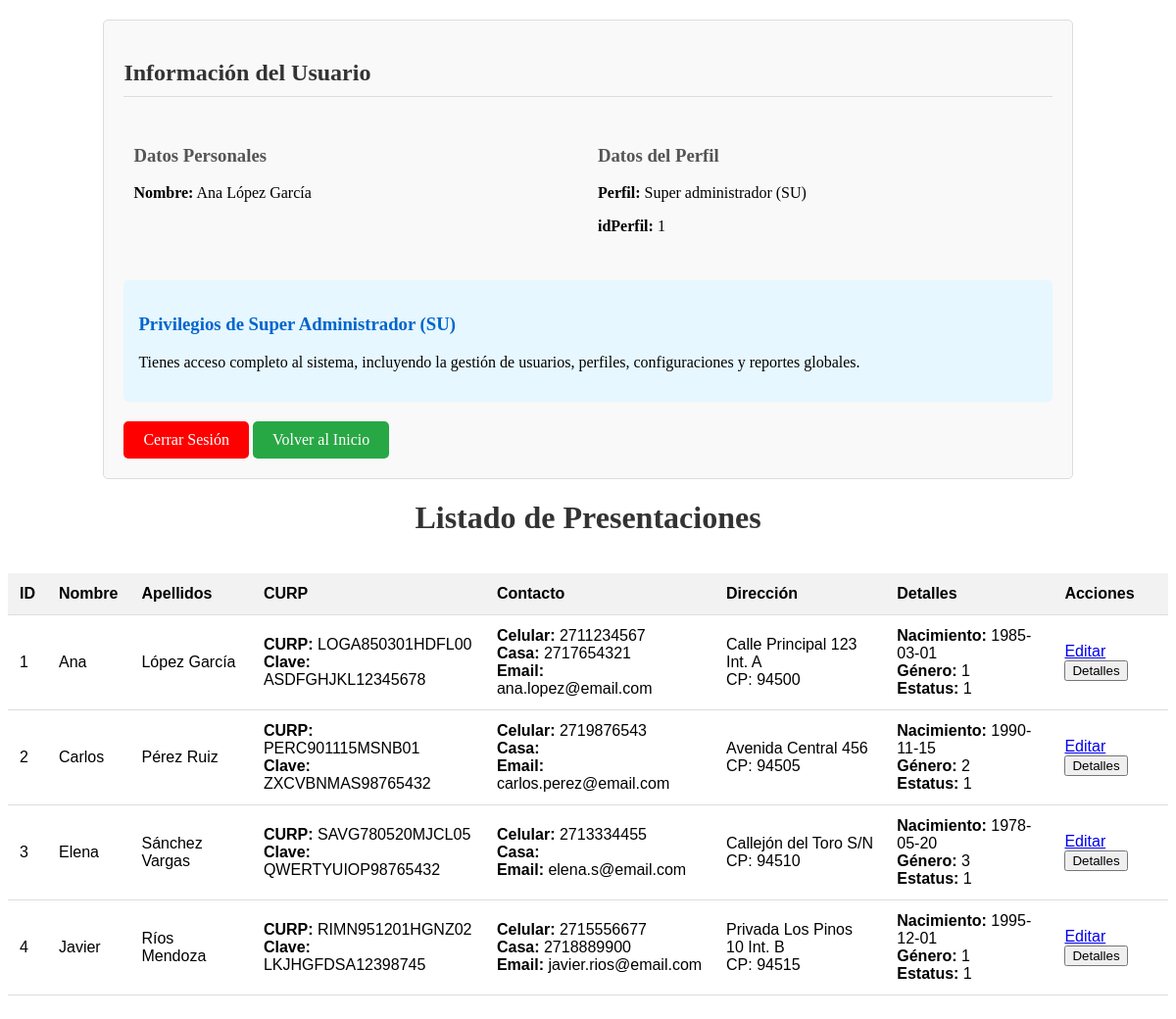
Screenshot of /vistas/obtener_personas.php (signed in) with the database file from the repository.
### tables this page shows
CREATE TABLE `dbo_usuarios` (
  `idUsuario` int(10) NOT NULL,
  `nombre` varchar(70) NOT NULL,
  `primApellido` varchar(70) NOT NULL,
  `segApellido` varchar(70) NOT NULL,
  `usuario` varchar(10) NOT NULL,
  `password` varchar(50) NOT NULL,
  `idPerfil` int(10) NOT NULL,
  `idPartido` int(10) DEFAULT NULL,
  `idPersona` int(10) DEFAULT NULL,
  `idCoordinador` int(11) DEFAULT NULL,
  `idTestigo` int(11) DEFAULT NULL,
  `estatus` int(10) NOT NULL DEFAULT 1 COMMENT '1: Activo | 0: Inactivo'
);

CREATE TABLE `dbo_login_perfiles` (
  `idPerfil` int(11) NOT NULL,
  `perfil` varchar(200) NOT NULL,
  `alias` char(3) NOT NULL
);

CREATE TABLE `dbo_personas` (
  `idPersona` int(10) NOT NULL,
  `nombre` varchar(70) NOT NULL,
  `primApellido` varchar(70) NOT NULL,
  `segApellido` varchar(70) NOT NULL,
  `curp` char(18) NOT NULL,
  `claveElector` char(18) NOT NULL,
  `telefonoCelular` char(10) NOT NULL,
  `telefonoCasa` char(10) DEFAULT NULL,
  `correo` varchar(100) NOT NULL,
  `fecNacimiento` date NOT NULL,
  `calle` varchar(70) NOT NULL,
  `noExterior` varchar(10) DEFAULT NULL,
  `noInterior` varchar(10) DEFAULT NULL,
  `codigoPostal` char(5) NOT NULL,
  `idEstado` int(10) NOT NULL,
  `idMunicipio` int(10) NOT NULL,
  `idColonia` int(10) NOT NULL,
  `idPersonaTipoSangre` int(10) NOT NULL,
  `idPersonaOcupacion` int(10) NOT NULL,
  `idPersonaGradoAcademico` int(10) NOT NULL,
  `idPersonaPoblacion` int(10) NOT NULL,
  `idPersonaEstadoApoyo` int(10) NOT NULL,
  `idLugarVotacion` int(10) NOT NULL,
  `idMesaVotacion` int(10) DEFAULT NULL,
  `disponibilidad` int(10) NOT NULL,
  `observaciones` varchar(150) DEFAULT NULL,
  `id_distrito_federal` int(11) DEFAULT NULL,
  `id_distrito_local` int(11) DEFAULT NULL,
  `idPersonaGenero` int(10) DEFAULT NULL,
  `estatus` int(11) NOT NULL DEFAULT 1 COMMENT '1: ACTIVO | 0: INACTIVO'
);

### modelos/listas2.php (the view, shortened to what this page needs)
<?php
class consulta_observador extends BaseDatos
{
public function obtener_personas()
{
    $con = $this->getBD();
    $sql = "SELECT idPersona, nombre, primApellido, segApellido, curp, claveElector, telefonoCelular,
                   telefonoCasa, correo, fecNacimiento, calle, noExterior, noInterior, codigoPostal,
                   idEstado, idMunicipio, idColonia, idPersonaTipoSangre, idPersonaOcupacion,
                   idPersonaGradoAcademico, idPersonaPoblacion, idPersonaEstadoApoyo, idLugarVotacion,
                   idMesaVotacion, disponibilidad, observaciones, id_distrito_federal, id_distrito_local,
                   idPersonaGenero, estatus
            FROM dbo_personas
            WHERE 1";
    $result = $con->query($sql);
    if ($result && $result->num_rows > 0) {
        echo '<div class="table-responsive" style="overflow-x: auto;">';
        echo '<table class="table table-bordered table-striped">';
        echo '<thead class="thead-dark">';
        echo '<tr>';
        echo '<th>ID</th>';
        echo '<th>Nombre</th>';
        echo '<th>Apellidos</th>';
        echo '<th>CURP</th>';
        echo '<th>Contacto</th>';
        echo '<th>Dirección</th>';
        echo '<th>Detalles</th>';
        echo '<th>Acciones</th>';
        echo '</tr>';
        echo '</thead>';
        echo '<tbody>';
        while ($row = $result->fetch_assoc()) {
            echo '<tr>';
            echo '<td>'.htmlspecialchars($row['idPersona']).'</td>';
            echo '<td>'.htmlspecialchars($row['nombre']).'</td>';
            echo '<td>'.htmlspecialchars($row['primApellido'].' '.$row['segApellido']).'</td>';
            echo '<td>';
            echo '<strong>CURP:</strong> '.htmlspecialchars($row['curp']).'<br>';
            echo '<strong>Clave:</strong> '.htmlspecialchars($row['claveElector']);
            echo '</td>';
            echo '<td>';
            echo '<strong>Celular:</strong> '.htmlspecialchars($row['telefonoCelular']).'<br>';
            echo '<strong>Casa:</strong> '.htmlspecialchars($row['telefonoCasa']).'<br>';
            echo '<strong>Email:</strong> '.htmlspecialchars($row['correo']);
            echo '</td>';
            echo '<td>';
            echo htmlspecialchars($row['calle'].' '.$row['noExterior']);
            if (!empty($row['noInterior'])) {
                echo ' Int. '.htmlspecialchars($row['noInterior']);
            }
            echo '<br>';
            echo 'CP: '.htmlspecialchars($row['codigoPostal']);
            echo '</td>';
            echo '<td>';
            echo '<strong>Nacimiento:</strong> '.htmlspecialchars($row['fecNacimiento']).'<br>';
            echo '<strong>Género:</strong> '.htmlspecialchars($row['idPersonaGenero']).'<br>';
            echo '<strong>Estatus:</strong> '.htmlspecialchars($row['estatus']);
            echo '</td>';
            echo '<td>';
            echo '<a href="editar_persona.php?id='.urlencode($row['idPersona']).'" class="btn btn-sm btn-primary mb-1">Editar</a>';
            echo '<button class="btn btn-sm btn-info mb-1 btn-ver-detalles" data-id="'.htmlspecialchars($row['idPersona']).'">Detalles</button>';
            echo '</td>';
            echo '</tr>';
        }
        echo '</tbody>';
        echo '</table>';
        echo '</div>';
    } else {
        echo '<div class="alert alert-info">No se encontraron personas registradas.</div>';
    }
}
public function obtener_usuario_por_id($idUsuario)
{
    $sql = "SELECT
                u.idUsuario,
                u.nombre,
                u.primApellido,
                u.segApellido,
                u.usuario,
                u.password,
                u.idPerfil,
                lp.perfil,
                lp.alias,
                u.idPartido,
                u.idPersona,
                c.idCoordinador AS idCoordinador,
                u.idTestigo,
                u.estatus
            FROM dbo_usuarios u
            INNER JOIN dbo_login_perfiles lp ON u.idPerfil = lp.idPerfil
            LEFT JOIN dbo_coordinadores c ON u.idPersona = c.idPersona
            WHERE u.idUsuario = ?";
    $con = $this->getBD();
    $stmt = $con->prepare($sql);
    $stmt->bind_param("i", $idUsuario);
    $stmt->execute();
    $resultado = $stmt->get_result();
    return $resultado->fetch_assoc();
}
}

### controladores/validar.php (shortened to what this page needs)
<?php
include_once('../modelos/listas2.php');
$consulta_observador = new consulta_observador();
$usuario_actual = $consulta_observador->obtener_usuario_por_id($_SESSION['idUsuario']);
function mostrar_info_usuario($usuario) {
    echo "<div style='width: 80%; margin: 20px auto; padding: 20px; border: 1px solid #ddd; border-radius: 5px; background-color: #f9f9f9;'>
            <h2 style='color: #333; border-bottom: 1px solid #ddd; padding-bottom: 10px;'>Información del Usuario</h2>
            <div style='display: flex; flex-wrap: wrap;'>
                <div style='flex: 1; min-width: 200px; margin: 10px;'>
                    <h3 style='color: #555;'>Datos Personales</h3>
                    <p><strong>Nombre:</strong> {$usuario['nombre']} {$usuario['primApellido']} {$usuario['segApellido']}</p>
                </div>
                <div style='flex: 1; min-width: 200px; margin: 10px;'>
                    <h3 style='color: #555;'>Datos del Perfil</h3>
                    <p><strong>Perfil:</strong> {$usuario['perfil']} ({$usuario['alias']})</p>
                    <p><strong>idPerfil:</strong> {$usuario['idPerfil']}</p>
                </div>
            </div>";
    switch ($usuario['idPerfil']) {
        case 1:
            echo "<div style='margin-top: 20px; padding: 15px; background-color: #e6f7ff; border-radius: 5px;'>
                <h3 style='color: #0066cc;'>Privilegios de Super Administrador (SU)</h3>
                <p>Tienes acceso completo al sistema, incluyendo la gestión de usuarios, perfiles, configuraciones y reportes globales.</p>
              </div>";
            break;
    }
    echo "
    <a href='/coordinadores_y_testigos/controladores/cerrar_sesion.php' style='display: inline-block; margin-top: 20px; padding: 10px 20px; background-color:rgb(255, 0, 0); color: white; text-decoration: none; border-radius: 5px;'>Cerrar Sesión</a>
    <a href='index.php' style='display: inline-block; margin-top: 20px; padding: 10px 20px; background-color: #28a745; color: white; text-decoration: none; border-radius: 5px;'>Volver al Inicio</a>
    </div>
    ";
}
if ($usuario_actual) {
    mostrar_info_usuario($usuario_actual);
} else {
    echo "<div style='text-align: center; margin-top: 20px;'>
            <p style='color: red; font-weight: bold;'>No se pudo obtener la información del usuario.</p>
            <p style='color: #555;'>Por favor, contacta al administrador del sistema.</p>
          </div>";
}
?>

### vistas/css/estilos.css (style rules this page uses)
table { border-collapse: collapse; width: 100%; margin: 1rem 0; font-family: Arial, sans-serif; }
th, td { padding: 0.75rem; text-align: left; border-bottom: 1px solid #ddd; }
th { background-color: #f2f2f2; font-weight: bold; }

### rows the page displays
dbo_usuarios: nombre "Ana", primApellido "López", segApellido "García", idPerfil.perfil "Super administrador", idPerfil.alias "SU", idPerfil "1"
dbo_personas: idPersona "1", nombre "Ana", primApellido+segApellido "López García", curp "LOGA850301HDFL00", claveElector "ASDFGHJKL12345678", telefonoCelular "2711234567", telefonoCasa "2717654321", correo "ana.lopez@email.com", calle+noExterior "Calle Principal 123", noInterior "A", codigoPostal "94500", fecNacimiento "1985-03-01", idPersonaGenero "1", estatus "1"
dbo_personas: idPersona "2", nombre "Carlos", primApellido+segApellido "Pérez Ruiz", curp "PERC901115MSNB01", claveElector "ZXCVBNMAS98765432", telefonoCelular "2719876543", correo "carlos.perez@email.com", calle+noExterior "Avenida Central 456", codigoPostal "94505", fecNacimiento "1990-11-15", idPersonaGenero "2", estatus "1"
dbo_personas: idPersona "3", nombre "Elena", primApellido+segApellido "Sánchez Vargas", curp "SAVG780520MJCL05", claveElector "QWERTYUIOP98765432", telefonoCelular "2713334455", correo "elena.s@email.com", calle+noExterior "Callejón del Toro S/N", codigoPostal "94510", fecNacimiento "1978-05-20", idPersonaGenero "3", estatus "1"
dbo_personas: idPersona "4", nombre "Javier", primApellido+segApellido "Ríos Mendoza", curp "RIMN951201HGNZ02", claveElector "LKJHGFDSA12398745", telefonoCelular "2715556677", telefonoCasa "2718889900", correo "javier.rios@email.com", calle+noExterior "Privada Los Pinos 10", noInterior "B", codigoPostal "94515", fecNacimiento "1995-12-01", idPersonaGenero "1", estatus "1"
